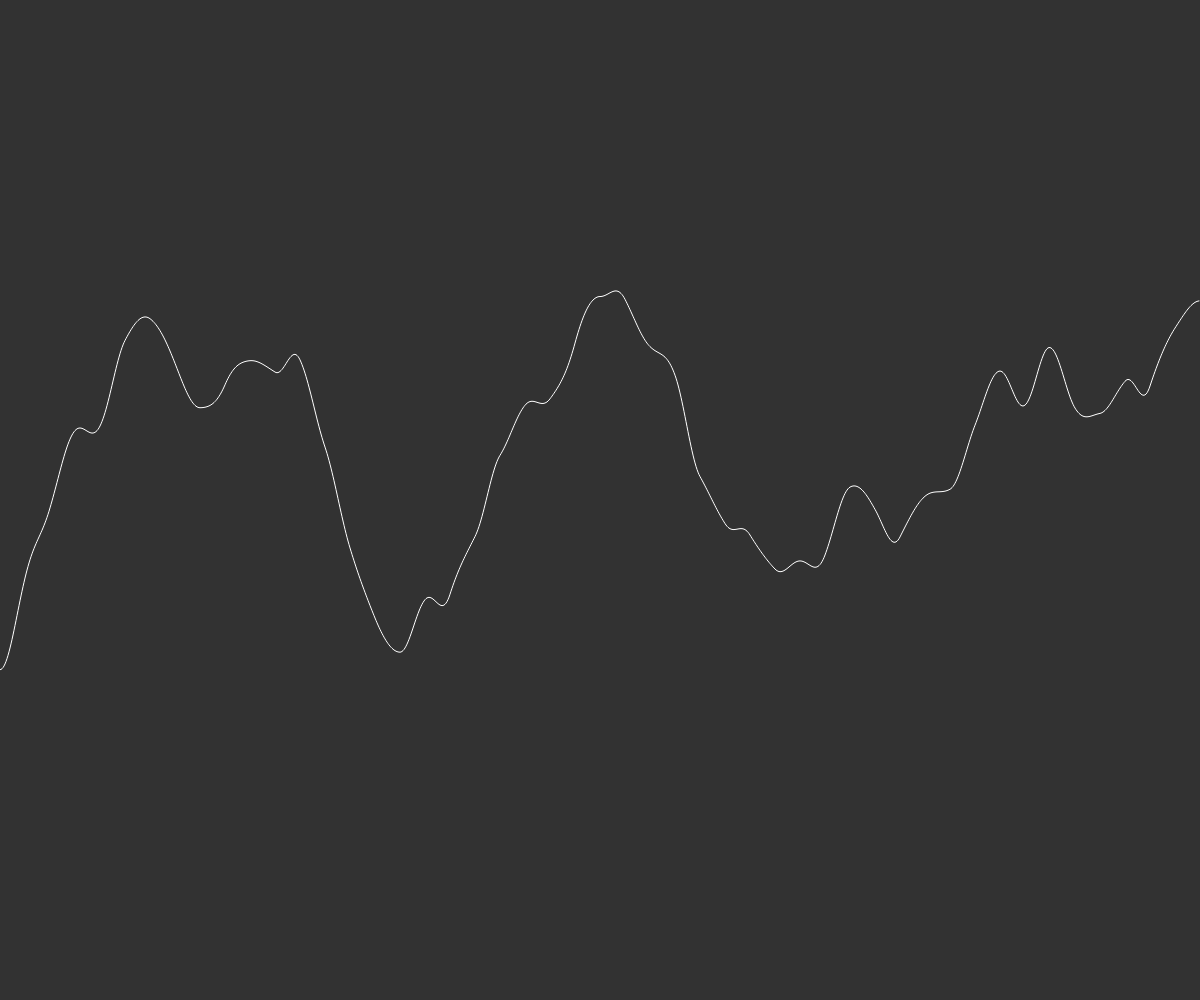
Frame 1 (no input)
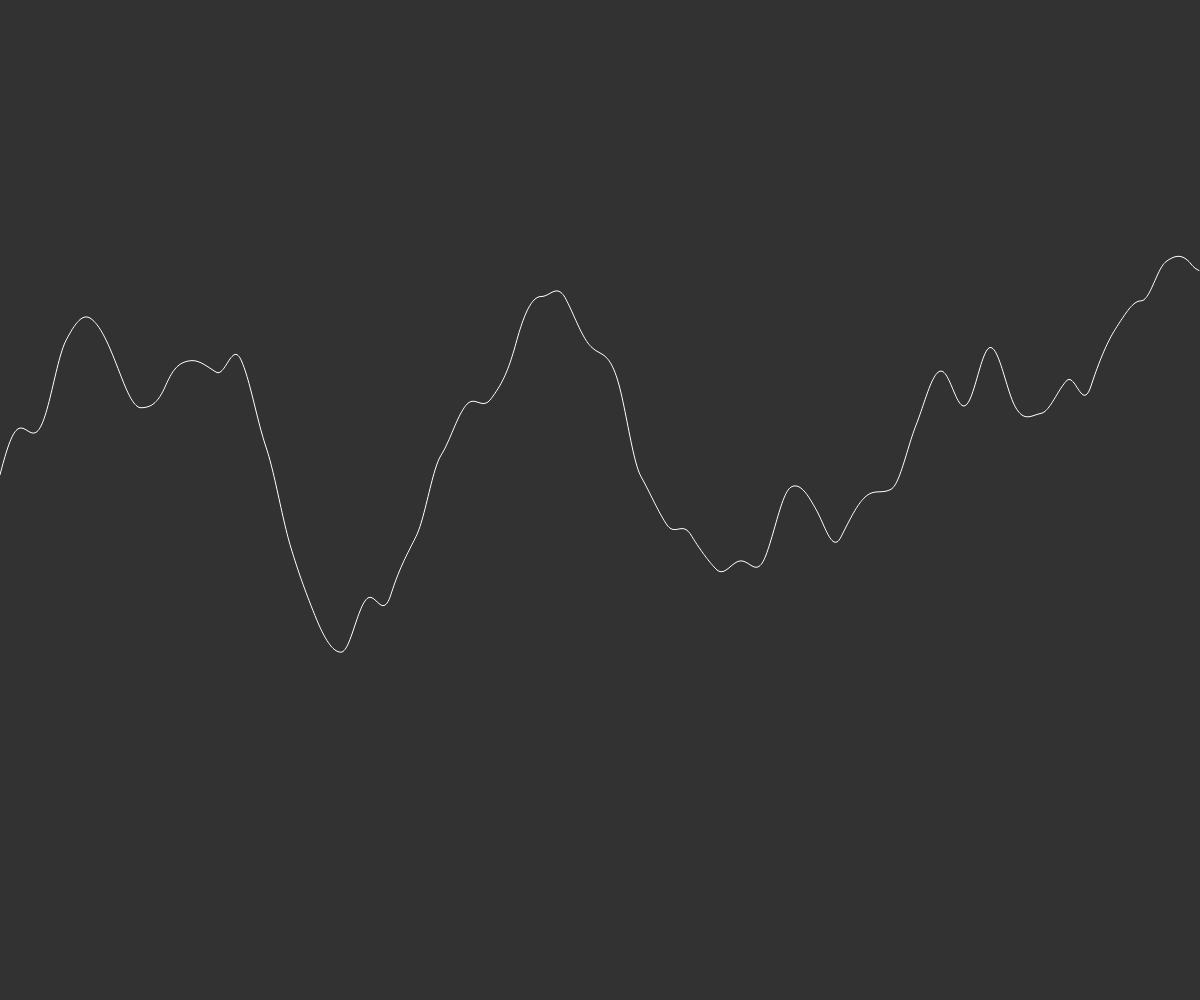
Frame 60 (no input)
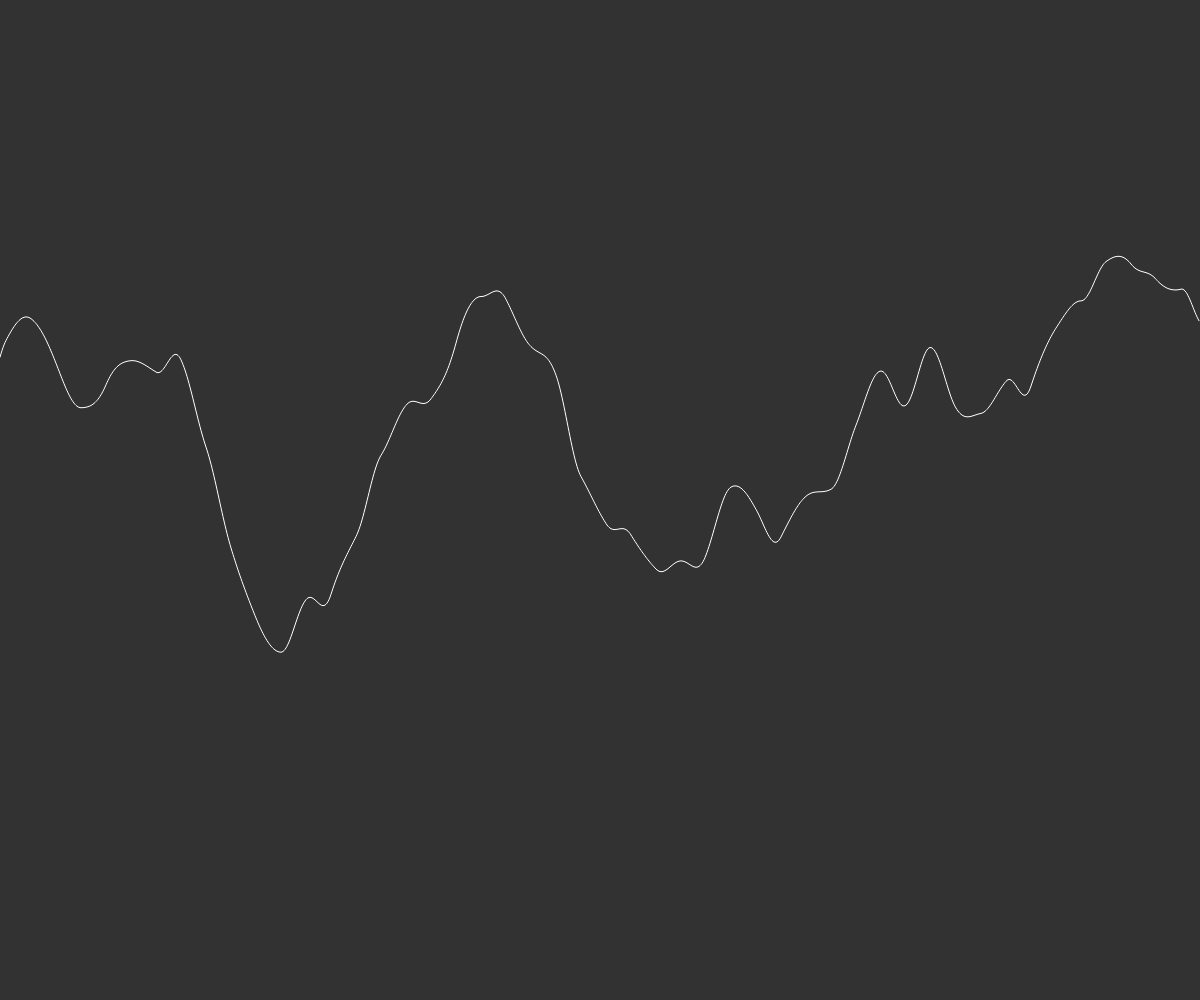
Frame 120 (the mouse pressed at the canvas centre since frame 60)

The p5.js sketch that drew these frames (run headless with seeded random() and noise() and a simulated clock; from frame 60 on, the mouse is pressed at the canvas centre):

// p5.js sketch
// ── sketch.js
// Project Title
// Your Name
// Date
//
// Extra for Experts:
// - describe what you did to take this project "above and beyond"

let xOff = 0.01;
let inc= 0.005;
let start = 0;

function setup() {
  createCanvas(windowWidth, windowHeight);
}

function draw() {
  background(50);
  
 stroke(255);
 noFill();
 beginShape();
 xOff = start;
 for (let x = 0; x < width; x++){
   stroke(255);
   let y = noise(xOff)* height;
   vertex (x, y);
   xOff += inc;
 }
 endShape();
 start += inc;
}
